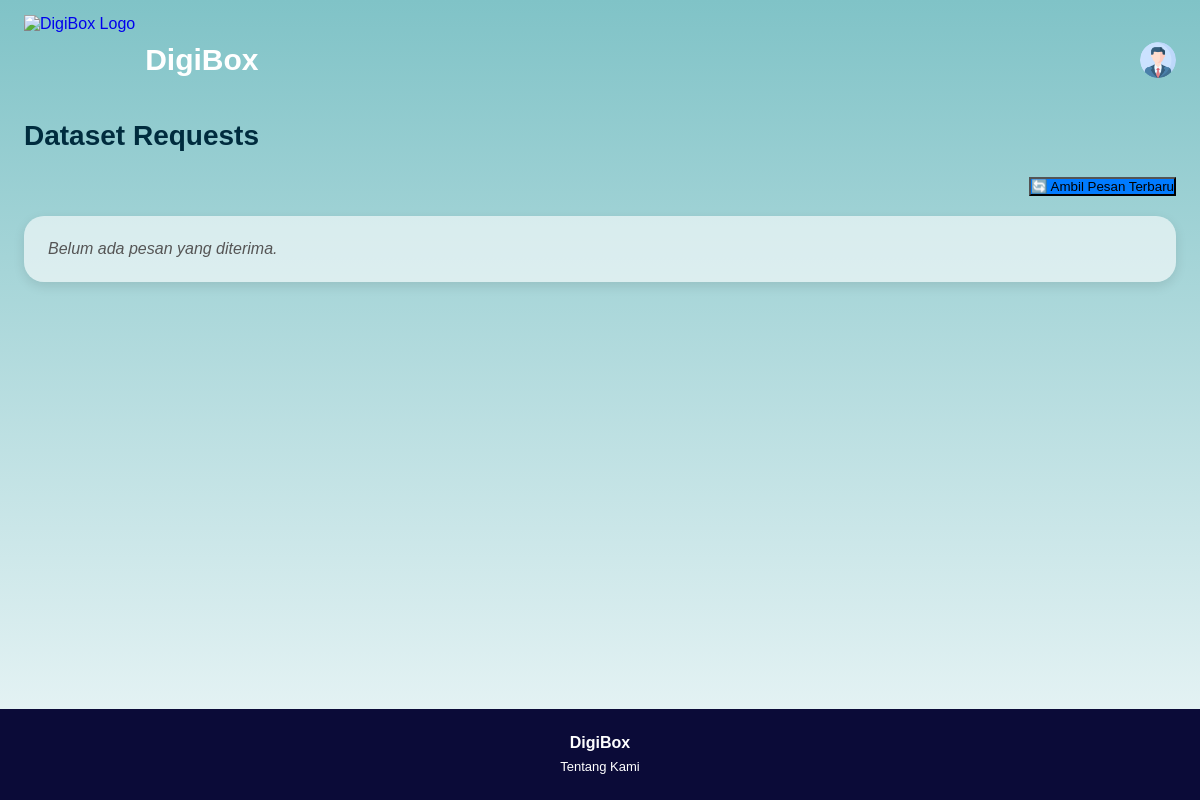
The app's page /inbox/, older data.
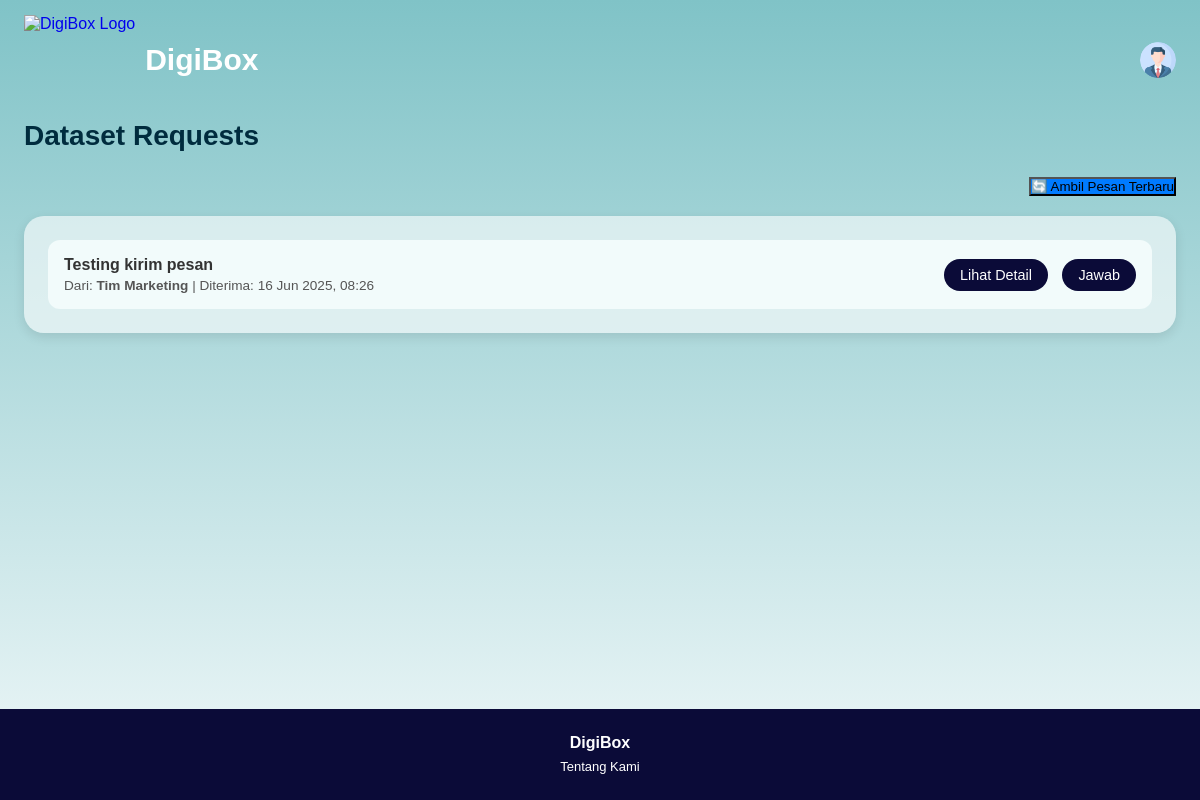
The same page, newer data.
### proyek/models.py (models this page shows, shortened)
class ExternalMessage(models.Model):
    class StatusChoices(models.TextChoices):
        PENDING = 'Pending', 'Pending'
        COMPLETE = 'Complete', 'Complete'
        CANCELLED = 'Cancelled', 'Cancelled'
    project_name = models.CharField(max_length=255, unique=True)
    description = models.TextField()
    target = models.CharField(max_length=255)
    data_type = models.CharField(max_length=255)
    aktivitas_pemrosesan = models.CharField(max_length=255)
    jumlah_fitur = models.IntegerField()
    ukuran_dataset = models.CharField(max_length=100)
    format_file = models.CharField(max_length=100)
    start_date = models.DateField()
    end_date = models.DateField(null=True, blank=True)
    status = models.CharField(
        max_length=10,
        choices=StatusChoices.choices,
        default=StatusChoices.PENDING
    )
    sender = models.CharField(max_length=100, blank=True)
    timestamp = models.DateTimeField(auto_now_add=True)

### proyek/views.py (the view, shortened to what this page needs)
# urls.py: path('inbox/', views.inbox_page, name='inbox'),
def inbox_page(request):
    all_messages = ExternalMessage.objects.all().order_by('-timestamp')
    context = {'message_list': all_messages}
    return render(request, 'inbox.html', context)

### proyek/templates/inbox.html (shortened to what this page needs)
{% load static %}
<!DOCTYPE html>
<html lang="id">
<head>
</head>
<body>
    <header class="site-header">
    <div class="container header-content">
      <a href="{% url 'homepage' %}" class="logo-section">
        <img src="{% static 'images/logodigi.png' %}" alt="DigiBox Logo" class="logo-icon">
        <span class="logo-text">DigiBox</span>
      </a>
      <div class="header-right">
        <img src="{% static 'images/profile.png' %}" alt="User" class="profile-icon" onclick="toggleProfilePopup()" />
      </div>
    </div>
  </header>
    <main>
    <div class="container">
        <div class="section-header">
            <h1>Dataset Requests</h1>
        </div>
        <div class="inbox-actions" style="display: flex; justify-content: flex-end; margin-bottom: 20px;">
            <form method="post">
                <button type="submit" class="btn" style="background-color: #007bff;">
                    🔄 Ambil Pesan Terbaru
                </button>
            </form>
        </div>
        <div class="inbox-container">
            {% if message_list %}
                {% for message in message_list %}
                    <div class="message-card">
                        <div class="message-info">
                            <div class="message-title">{{ message.project_name }}</div>
                            <div class="message-meta" style="font-size: 0.85rem; color: #555; margin-top: 4px;">
                                Dari: <strong>{{ message.sender }}</strong> | Diterima: {{ message.timestamp|date:"d M Y, H:i" }}
                            </div>
                        </div>
                        <div class="buttons">
                            <a href="{% url 'view_message' message.id %}" class="btn">Lihat Detail</a>
                            <a href="{% url 'reply_message' message.id %}" class="btn">Jawab</a>
                        </div>
                    </div>
                {% endfor %}
            {% else %}
                <p class="no-message">Belum ada pesan yang diterima.</p>
            {% endif %}
        </div>
    </div>
</main>
    <footer class="site-footer">
      <div class="container footer-content">
          <div class="footer-logo">DigiBox</div>
          <a href="#" class="footer-link">Tentang Kami</a>
      </div>
  </footer>
</body>
</html>

Row changes from the older to the newer data that the page shows:
added ExternalMessage: project_name "Testing kirim pesan", sender "Tim Marketing", timestamp "16 Jun 2025, 08:26"
Text that changed along with them:
text no longer shown: "Belum ada pesan yang diterima."
